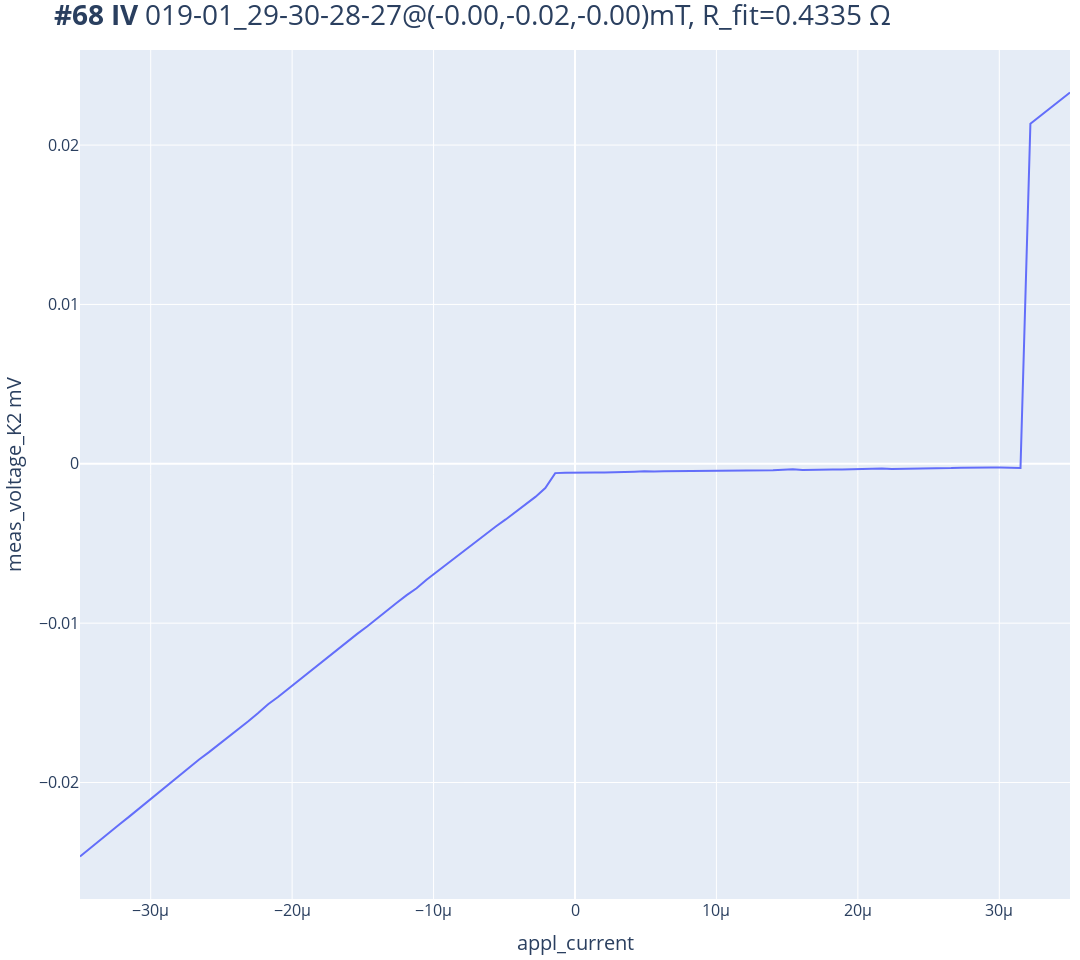
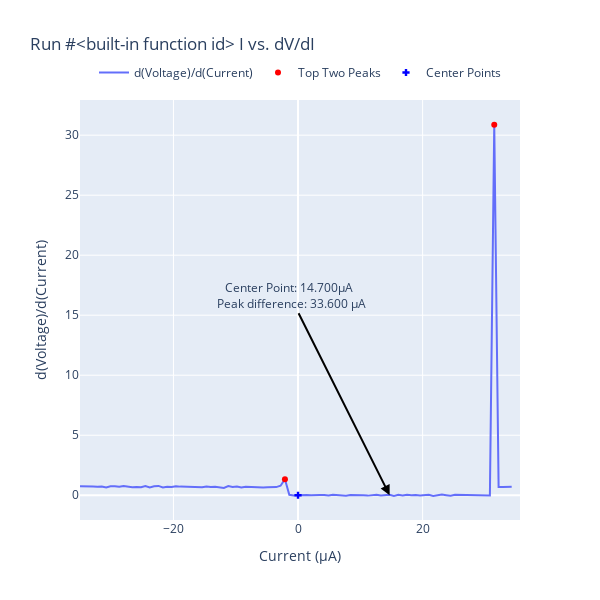

The code cell stored with these charts, in order, in its notebook:
### Code cell
I = 35e-6
# I = 10e-9
appl_current(-I)
sleep(1)
Mag_x, Mag_y, Mag_z = get_Mag(False)
# exp = qc.new_experiment('IV', sample_name='019_1kOhm')
exp = qc.new_experiment('IV', sample_name=f'019-01_29-30-28-27@({Mag_x*1e3:.2f},{Mag_y*1e3:.2f},{Mag_z*1e3:.2f})mT')

dataid = do1d(appl_current, -I ,I, 101, 0.01,meas_voltage_K2,)
# dataid = do1d(appl_current, 6e-6 , -6e-6, 251, 0.01, meas_voltage_K1)
# ivvi.set_dacs_zero()

appl_current(0)
# plot = plot_by_id(dataid)
print(f"R = {get_R_from_IV(dataid)}")  
IV(dataid)
IV_diff(dataid)
